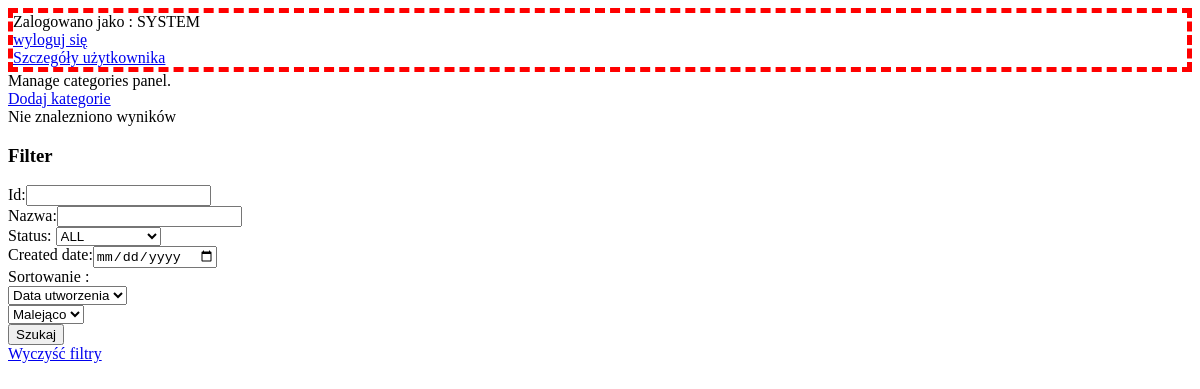
The page /dRaczekProjekt/admin/manage/categories (signed in) on the database as committed earlier.
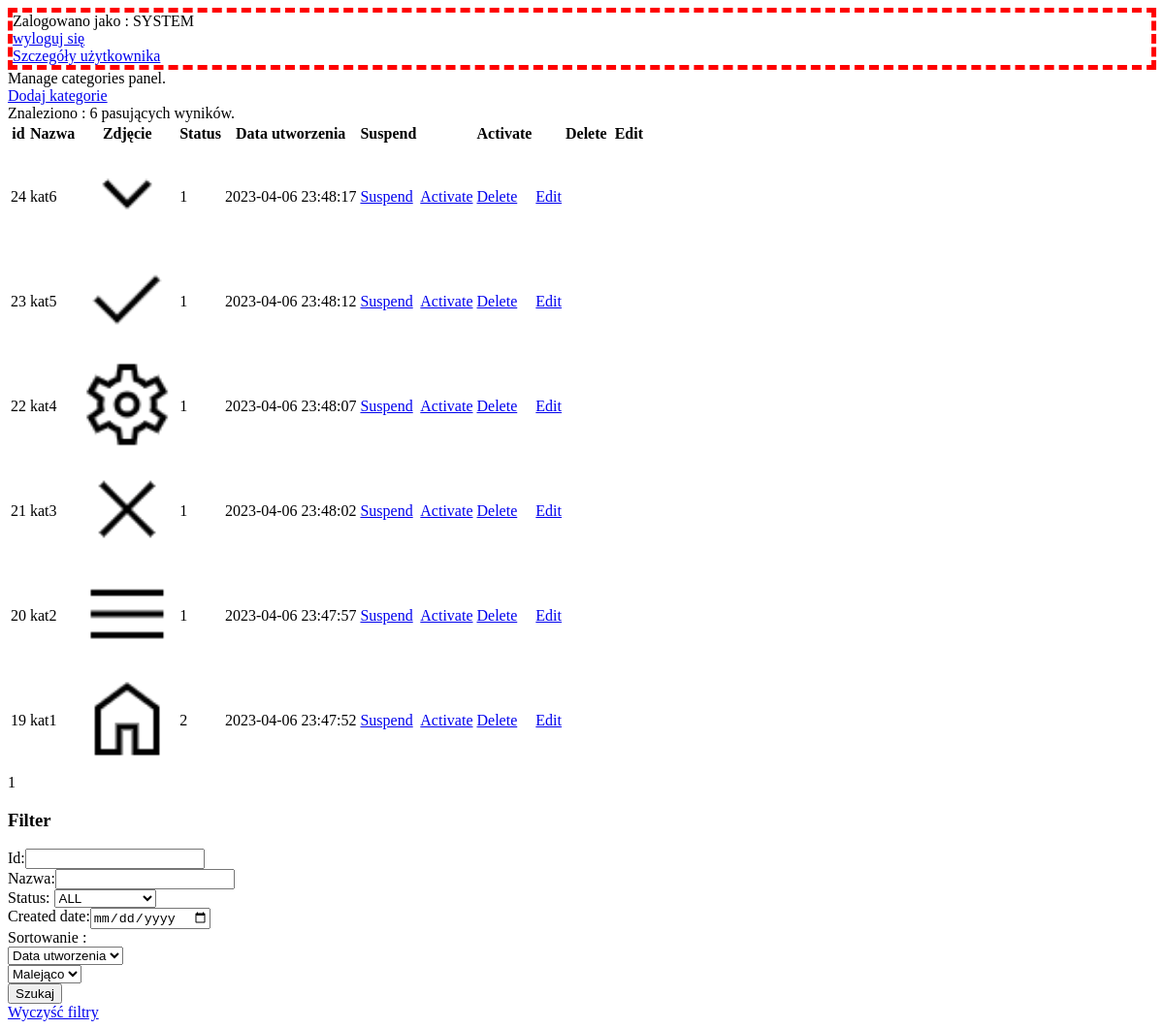
The same page on the database as committed later.
### tables this page shows
CREATE TABLE `categories` (
  `id` bigint(20) NOT NULL,
  `name` varchar(255) NOT NULL,
  `image_path` varchar(255) NOT NULL,
  `created_date` datetime NOT NULL,
  `user_id_created` bigint(20) NOT NULL,
  `last_modified_date` datetime NOT NULL,
  `user_id_last_modified` bigint(20) NOT NULL,
  `status` tinyint(3) UNSIGNED NOT NULL
);

### MVC/controllers/AdminController.php (called while the page is built, shortened)
<?php
class AdminController{
    public function displayManageCategoriesPage($pageable = "page=1&size=10"){
        parse_str($pageable, $params);
        $page = intval($params['page']);
        $pageSize = intval($params['size']);
        $name= null;
        $status = null;
        $createdDate = null;
        $orderBy = null;
        $order = null;
        $id=null;
        $AcceptableOrderByArray = array(
            "created_date",
            "id",
            "status",
            "name");
        if(!in_array($orderBy, $AcceptableOrderByArray)){
            $orderBy = $AcceptableOrderByArray[0];
        }
        $AcceptableOrderArray = array(
            "desc",
            "asc");
        if(!in_array($order, $AcceptableOrderArray)){
            $order = $AcceptableOrderArray[0];
        }
        $firstResult = ($page - 1) * $pageSize;
        $adminModel = new AdminModel();
        $result = $adminModel->searchCategories($firstResult, $pageSize, $id, $name, $status, $createdDate, $orderBy, $order);
        $resultCount = ($adminModel->searchCategoriesCount( $name, $status, $createdDate))[0];
        include("MVC/views/admin/menageCategoriesPage.php");
    }
}

### MVC/models/AdminModel.php (called while the page is built, shortened)
<?php
class AdminModel{
    public function searchCategories($firstResultIdx, $pageSIze, $id=null, $name=null, $status=null, $createdDate=null, $orderBy=null, $order=null){
        $dbh = include("MVC/models/Database.php");
        include("config/predefindedUsers.php");
        $query = "SELECT id, name, image_path, status, created_date FROM categories WHERE `id`!=:id";
        if($status==0 || !empty($status)){
            $query.=" AND `status` LIKE(:status) ";
        }
        if(!empty($orderBy) && !empty($order)){
            $query.=" ORDER BY $orderBy $order ";
        }
        $query.=" LIMIT :firstResult, :pageSize";
        $stmt = $dbh->prepare($query);
        $stmt->bindParam(':id', $System_user_id, PDO::PARAM_INT);
        $stmt->bindParam(':firstResult', $firstResultIdx, PDO::PARAM_INT);
        $stmt->bindParam(':pageSize', $pageSIze, PDO::PARAM_INT);
        if($status==0 || !empty($status)){
            $status = "%$status%";
            $stmt->bindParam(':status', $status, PDO::PARAM_STR);
        }
        $stmt->execute();
        return $stmt->fetchAll();
    }
    public function searchCategoriesCount($name=null, $status=null, $createdDate=null){
        $dbh = include("MVC/models/Database.php");
        include("config/predefindedUsers.php");
        $query = "SELECT Count(*) FROM categories WHERE id != :id";
        $stmt = $dbh->prepare($query);
        $stmt->bindParam(':id', $System_user_id, PDO::PARAM_INT);
        $stmt->execute();
        return $stmt->fetch();
    }
}

### config/predefindedUsers.php (called while the page is built)
<?php
$System_user_id = 1;

### MVC/views/admin/menageCategoriesPage.php (the view, shortened to what this page needs)
<!DOCTYPE html>
<html lang="en">
<head>
</head>
<body>
    <div style="border:5px dashed red;">
        <?php
            if(isset($_SESSION['user_id'])){
                echo "Zalogowano jako : ".$_SESSION['user_email']."<br>";
                echo "<a href=\"../logout\">wyloguj się</a><br>";
                echo "<a href=\"../user\">Szczegóły użytkownika</a>";
            }
            else{
                echo "<a href=\"login\">Zaloguj się</a>";
            }
        ?>
    </div>
    Manage categories panel.<br>
    <a href="/dRaczekProjekt/admin/manage/categories/add">Dodaj kategorie</a>
    <div>
        <?php
            if($result===null || count($result)===0){
                echo "Nie znalezniono wyników";
            }
            else{
                echo "Znaleziono : $resultCount pasujących wyników.";
        ?>
        <table>
            <tr>
                <th>id</th>
                <th>Nazwa</th>
                <th>Zdjęcie</th>
                <th>Status</th>
                <th>Data utworzenia</th>
                <th>Suspend<th>
                <th>Activate<th>
                <th>Delete<th>
                <th>Edit<th>
            </tr>
            <?php
                function createCell($value){
                    echo "<td>$value</td>";
                }
                foreach($result as $row){
                    echo "<tr>";
                    createCell($row['id']);
                    $imgPath = $row['image_path'];
                    echo<<<imageCell
                        <td><img src="/dRaczekProjekt/$imgPath" alt="Zdjęcie przypisane do kategorii" width="100" height="100"></td>
                    imageCell;
                    echo "<td><a href=\"/dRaczekProjekt/admin/manage/categories/suspend/".$row['id']."\">Suspend</a></td>";
                    echo "<td><a href=\"/dRaczekProjekt/admin/manage/categories/activate/".$row['id']."\">Activate</a></td>";
                    echo "<td><a href=\"/dRaczekProjekt/admin/manage/categories/delete/".$row['id']."\">Delete</a></td>";
                    echo "<td><a href=\"/dRaczekProjekt/admin/manage/categories/edit/form/".$row['id']."\">Edit</a></td>";
                    echo "</tr>";
                }
            ?>
        </table>
        <?php
                echo $page;
        ?>
        <?php
            }
            echo "<h3>Filter</h3>";
            echo " <form action=\"/dRaczekProjekt/admin/manage/categories/page=".($page)."&size=$pageSize\" method=\"post\">"
        ?>
                Id:<input type="text" name="id" <?php echo "value=\"$id\""; ?>><br>
                Nazwa:<input type="text" name="name" <?php echo "value=\"$name\""; ?>><br>
                Status: <select name="status">
                    <option value="999" <?php if($status==null)echo "selected";?>>ALL</option>
                </select> <br>
                Created date:<input type="date" name="created_date" <?php echo "value=\"$createdDate\""; ?>><br>
                Sortowanie : <Br>
                <select name="orderBy">
                    <option value="created_date" <?php if($orderBy=="created_date")echo "selected";?>>Data utworzenia</option>
                </select><Br>
                <select name="order">
                    <option value="desc" <?php if($order=="desc")echo "selected";?>>Malejąco</option>
                </select><Br>
                <input type="submit" name="submit" value="Szukaj">
            </form>
            <a href="/dRaczekProjekt/admin/manage/categories">Wyczyść filtry</a>
    </div>
</body>
</html>

### index.php (shortened to what this page needs)
<?php
    require_once("router/routes.php");
    require_once("router/Router.php");
    include("MVC/controllers/HomeController.php");
    include("MVC/controllers/AuthController.php");
    include("MVC/controllers/AdminController.php");
    include("MVC/models/AdminModel.php");
    $router = new Router('/app');
    $requestUri = $_SERVER['REQUEST_URI'];
    if (!$router->routeRequest($requestUri, $routes)) {
        echo "Nie znaleziono strony!";
    }
?>

### router/Router.php (shortened to what this page needs)
<?php
class Router {
    function routeRequest($requestUri, $routes) {
        foreach ($routes as $route => $params) {
            $pattern = str_replace(':id', '(\d+)', $route);
            $pattern = str_replace(":token", '([A-Za-z\d]+)', $pattern);
            $pattern = str_replace(":pageableUsers", '((page=(\d)+)(&size=(\d)+)((&email=([A-Za-z\d])+)*)((&firstName=([A-Za-z\d])+)*)((&lastName=([A-Za-z\d])+)*)((&status=(\d)+)*)((&createdDate=([\d-])+)*)((&id=(\d)+)*))', $pattern);
            $pattern = str_replace(":pageableCategories", '((page=(\d)+)(&size=(\d)+)((&name=([A-Za-z\d])+)*)((&status=(\d)+)*)((&createdDate=([\d-])+)*)((&id=(\d)+)*)((&orderBy=([A-Za-z_])+)*)((&order=([A-Za-z])+)*))', $pattern);
            if (preg_match('#^'.$pattern.'$#', $requestUri, $matches)) {
                $controller = new $params['controller']();
                $action = $params['action'];
                $params = array_slice($matches, 1);
                call_user_func_array(array($controller, $action), $params);
                return true;
            }
        }
        return false;
    }
  }

Rows that differ between the two databases and show on the page:
added categories: id "24 kat6 1 2023-04-06 23:48:17", image_path (picture)
added categories: id "23 kat5 1 2023-04-06 23:48:12", image_path (picture)
added categories: id "22 kat4 1 2023-04-06 23:48:07", image_path (picture)
added categories: id "21 kat3 1 2023-04-06 23:48:02", image_path (picture)
added categories: id "20 kat2 1 2023-04-06 23:47:57", image_path (picture)
added categories: id "19 kat1 2 2023-04-06 23:47:52", image_path (picture)
Other text that changed with them:
new list line: "Zalogowano jako : SYSTEM wyloguj się Szczegóły użytkownika Manage categories panel. Dodaj kategorie Znaleziono : 6 pasujących wyników. id Nazwa Zdjęcie Status Data utworzenia Suspend Activate Delete Edit 1 Filter Id:  Nazwa:  Status: ALL Created date:  Sortowanie : Data utworzenia Malejąco Szukaj Wyczyść filtry"
list line gone: "Zalogowano jako : SYSTEM wyloguj się Szczegóły użytkownika Manage categories panel. Dodaj kategorie Nie znalezniono wyników Filter Id:  Nazwa:  Status: ALL Created date:  Sortowanie : Data utworzenia Malejąco Szukaj Wyczyść filtry"
